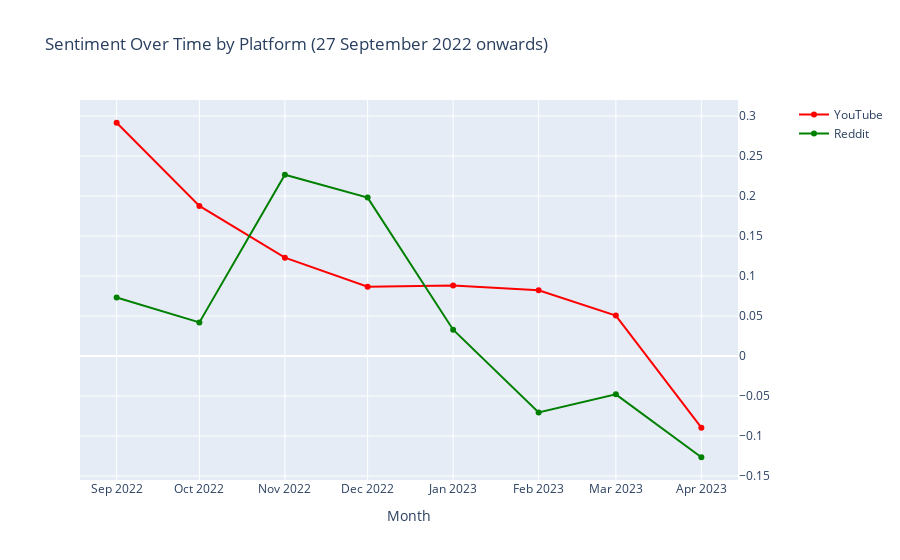

Notebook code cell kept with this figure:
### Code cell
# line chart of YouTube and Reddit sentiment over 2022 and onwards
df = pd.read_csv('../../data/merged_data_sentiment.csv')
df = df[df['Date'] >= '2022-09-27']
avg_sent(df)
df = df.groupby(['Platform', 'Date']).agg({'Avg_Sentiment': 'mean'}).reset_index()
df['Month'] = pd.to_datetime(df['Date']).dt.to_period('M').astype(str)
df = df.groupby(['Platform', 'Month']).agg({'Avg_Sentiment': 'mean'}).reset_index()

# plot each platform on the same chart, one line for each
fig = make_subplots(specs=[[{"secondary_y": True}]])
fig.add_trace(go.Scatter(x=df[df['Platform'] == 'youtube']['Month'],
                          y=df[df['Platform'] == 'youtube']['Avg_Sentiment'],
                          name='YouTube', line=dict(color='red')),
              secondary_y=True)
fig.add_trace(go.Scatter(x=df[df['Platform'] == 'Reddit']['Month'],
                          y=df[df['Platform'] == 'Reddit']['Avg_Sentiment'],
                          name='Reddit', line=dict(color='green')),
              secondary_y=True)
fig.update_layout(
    title_text="Sentiment Over Time by Platform (27 September 2022 onwards)",
    xaxis_title="Month",
    yaxis_title="Average Sentiment")
fig.show()

### Figure 1 — Plotly figure (JSON) as saved in the notebook; plotly's stock layout.template omitted (floating-point values rounded to 4 significant figures)
{"data": [{"line": {"color": "red"}, "name": "YouTube", "type": "scatter", "x": ["2022-09", "2022-10", "2022-11", "2022-12", "2023-01", "2023-02", "2023-03", "2023-04"], "xaxis": "x", "y": [0.2916, 0.1876, 0.1229, 0.08671, 0.08811, 0.08226, 0.05056, -0.08963], "yaxis": "y2"}, {"line": {"color": "green"}, "name": "Reddit", "type": "scatter", "x": ["2022-09", "2022-10", "2022-11", "2022-12", "2023-01", "2023-02", "2023-03", "2023-04"], "xaxis": "x", "y": [0.07303, 0.04196, 0.2265, 0.198, 0.03284, -0.07062, -0.04792, -0.1266], "yaxis": "y2"}], "layout": {"title": {"text": "Sentiment Over Time by Platform (27 September 2022 onwards)"}, "xaxis": {"anchor": "y", "domain": [0, 0.94], "title": {"text": "Month"}}, "yaxis": {"anchor": "x", "domain": [0, 1], "title": {"text": "Average Sentiment"}}, "yaxis2": {"anchor": "x", "overlaying": "y", "side": "right"}}}
